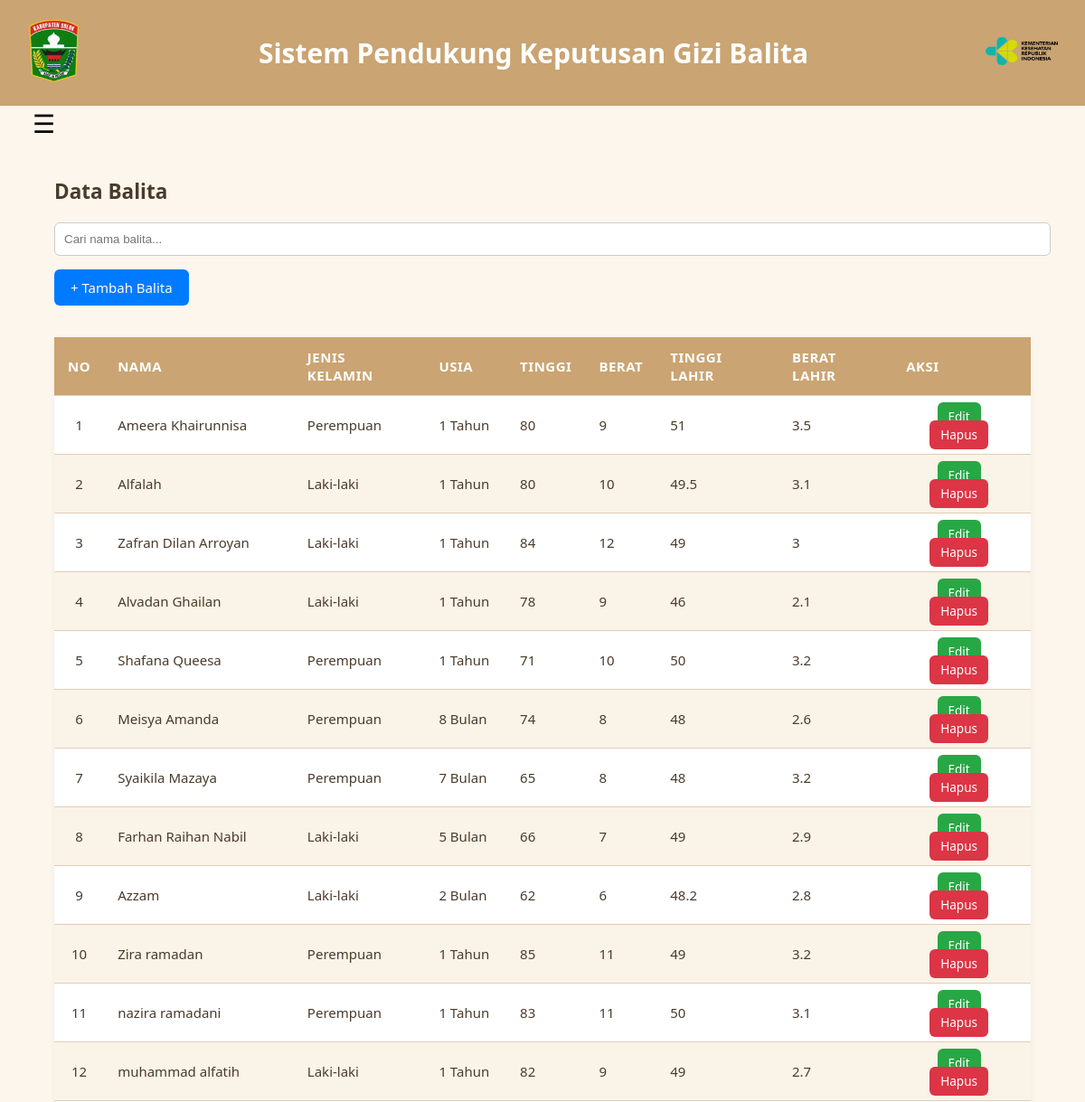
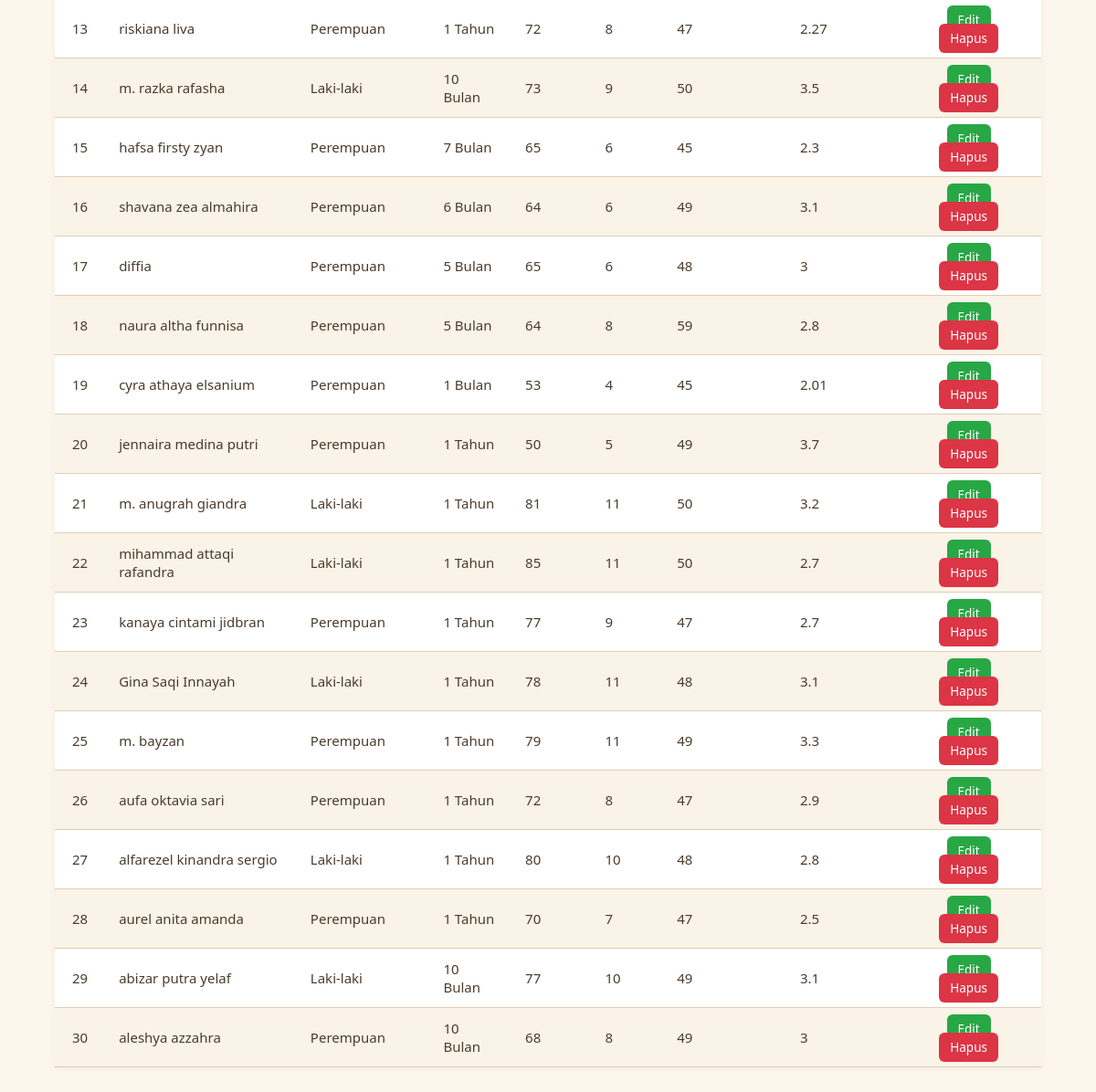
/balita.php (signed in), run on the app's committed database (2 pictures, top to bottom).
### tables this page shows
CREATE TABLE `tb_alternatif` (
  `id_alternatif` int(11) NOT NULL,
  `kode_alternatif` varchar(10) NOT NULL,
  `nama` varchar(100) DEFAULT NULL,
  `jenis_kelamin` varchar(50) NOT NULL,
  `usia_tahun` varchar(15) DEFAULT NULL,
  `tinggi` int(100) DEFAULT NULL,
  `berat` int(100) DEFAULT NULL,
  `tinggi_lahir` varchar(50) DEFAULT NULL,
  `berat_lahir` varchar(50) DEFAULT NULL
);

### balita.php (the view, shortened to what this page needs)
<?php
require 'koneksi.php';
$stmt = $pdo->query("SELECT * FROM tb_alternatif");
$data_alternatif = $stmt->fetchAll(PDO::FETCH_ASSOC);
?>
<!DOCTYPE html>
<html lang="id">
<head>
    <link rel="stylesheet" href="assets/styles.css">
</head>
<body>
     <header>
    <div class="logo">
        <img src="img/pus.png" alt="logo">
    </div>
    <h1>Sistem Pendukung Keputusan Gizi Balita</h1>
    <div class="logo2">
        <img src="img/logo_dinkes.png" alt="logo">
    </div>
    </header>
    <div class="container">
        <button class="hamburger">&#9776;</button>
        <main class="content">
            <div class="balita">
                <h2>Data Balita</h2>
                <input type="text" id="searchInput" onkeyup="searchTable()" placeholder="Cari nama balita...">
                <a href="tambah.php" class="add-btn">+ Tambah Balita</a>
                <table id="dataTable">
                    <thead>
                        <tr>
                            <th>No</th>
                            <th>Nama</th>
                            <th>Jenis Kelamin</th>
                            <th>Usia</th>
                            <th>Tinggi</th>
                            <th>Berat</th>
                            <th>Tinggi Lahir</th>
                            <th>Berat Lahir</th>
                            <th>Aksi</th>
                        </tr>
                    </thead>
                    <tbody>
                        <?php
                        $no = 1;
                        foreach ($data_alternatif as $row): ?>
                        <tr>
                            <td><?= $no++ ?></td>
                            <td><?= htmlspecialchars($row['nama']) ?></td>
                            <td><?= htmlspecialchars($row['jenis_kelamin']) ?></td>
                            <td><?= htmlspecialchars($row['usia_tahun']) ?></td>
                            <td><?= htmlspecialchars($row['tinggi']) ?></td>
                            <td><?= htmlspecialchars($row['berat']) ?></td>
                            <td><?= htmlspecialchars($row['tinggi_lahir']) ?></td>
                            <td><?= htmlspecialchars($row['berat_lahir']) ?></td>
                            <td class="action-buttons">
                                <a href="edit.php?id=<?= $row['kode_alternatif'] ?>" class="edit-btn">Edit</a>
                                <a href="hapus.php?id=<?= $row['kode_alternatif'] ?>&confirm=yes" class="delete-btn" onclick="return confirm('Yakin ingin menghapus?')">Hapus</a>
                            </td>
                        </tr>
                        <?php endforeach ?>
                    </tbody>
                </table>
            </div>
        </main>
    </div>
</body>
</html>

### assets/styles.css (style rules this page uses)
body { font-family: 'Segoe UI', Tahoma, Geneva, Verdana, sans-serif; font-size: 15px; margin: 0; padding: 0; background-color: #fdf6ec; color: #4a3b2c; }
header { background: #caa472; color: white; padding: 20px 30px; display: flex; align-items: center; justify-content: space-between; position: relative; }
header .logo img { width: 60px; height: auto; }
header .logo2 img { width: 80px; height: auto; }
header h1 { margin: 0; }
main { display: flex; align-items: center; gap: 40px; }
.container { display: flex; min-height: calc(100vh - 80px); }
.content, .balita { flex: 1; padding: 30px; }
.content1, .balita { flex: 1; padding: 30px; }
table { width: 100%; border-collapse: separate; border-spacing: 0; margin-top: 20px; background: white; border-radius: 10px; box-shadow: 0 2px 8px rgba(0,0,0,0.05); }
table th, table td { border-bottom: 1px solid #e0cdb6; padding: 12px 15px; text-align: left; }
table th { background-color: #caa472; color: white; text-transform: uppercase; letter-spacing: 0.5px; }
table tr:nth-child(even) { background-color: #faf3e7; }
table td:nth-child(1), table td:last-child { text-align: center; }
.action-buttons a { text-decoration: none; color: white; padding: 7px 12px; border-radius: 6px; margin-right: 6px; font-size: 0.9em; transition: background 0.3s, transform 0.2s; }
.edit-btn { background: #28a745; }
.delete-btn { background: #dc3545; }
.add-btn { display: inline-block; background: #007bff; color: white; padding: 10px 18px; border-radius: 6px; text-decoration: none; margin-bottom: 15px; transition: background 0.3s, transform 0.2s; }
#searchInput { padding: 10px; width: 100%; margin-bottom: 15px; border: 1px solid #ccc; border-radius: 6px; }
.hamburger { position: absolute; top: 120px; left: 30px; font-size: 28px; background: none; border: none; color: rgb(0, 0, 0); cursor: pointer; z-index: 1001; }
.container { display: flex; }

### data on the page
tb_alternatif: nama "Ameera Khairunnisa", jenis_kelamin "Perempuan", usia_tahun "1 Tahun", tinggi "80", berat "9", tinggi_lahir "51", berat_lahir "3.5"
tb_alternatif: nama "Alfalah", jenis_kelamin "Laki-laki", usia_tahun "1 Tahun", tinggi "80", berat "10", tinggi_lahir "49.5", berat_lahir "3.1"
tb_alternatif: nama "Zafran Dilan Arroyan", jenis_kelamin "Laki-laki", usia_tahun "1 Tahun", tinggi "84", berat "12", tinggi_lahir "49", berat_lahir "3"
tb_alternatif: nama "Alvadan Ghailan", jenis_kelamin "Laki-laki", usia_tahun "1 Tahun", tinggi "78", berat "9", tinggi_lahir "46", berat_lahir "2.1"
tb_alternatif: nama "Shafana Queesa", jenis_kelamin "Perempuan", usia_tahun "1 Tahun", tinggi "71", berat "10", tinggi_lahir "50", berat_lahir "3.2"
tb_alternatif: nama "Meisya Amanda", jenis_kelamin "Perempuan", usia_tahun "8 Bulan", tinggi "74", berat "8", tinggi_lahir "48", berat_lahir "2.6"
tb_alternatif: nama "Syaikila Mazaya", jenis_kelamin "Perempuan", usia_tahun "7 Bulan", tinggi "65", berat "8", tinggi_lahir "48", berat_lahir "3.2"
tb_alternatif: nama "Farhan Raihan Nabil", jenis_kelamin "Laki-laki", usia_tahun "5 Bulan", tinggi "66", berat "7", tinggi_lahir "49", berat_lahir "2.9"
tb_alternatif: nama "Azzam", jenis_kelamin "Laki-laki", usia_tahun "2 Bulan", tinggi "62", berat "6", tinggi_lahir "48.2", berat_lahir "2.8"
tb_alternatif: nama "Zira ramadan", jenis_kelamin "Perempuan", usia_tahun "1 Tahun", tinggi "85", berat "11", tinggi_lahir "49", berat_lahir "3.2"
tb_alternatif: nama "nazira ramadani", jenis_kelamin "Perempuan", usia_tahun "1 Tahun", tinggi "83", berat "11", tinggi_lahir "50", berat_lahir "3.1"
tb_alternatif: nama "muhammad alfatih", jenis_kelamin "Laki-laki", usia_tahun "1 Tahun", tinggi "82", berat "9", tinggi_lahir "49", berat_lahir "2.7"
tb_alternatif: nama "riskiana liva", jenis_kelamin "Perempuan", usia_tahun "1 Tahun", tinggi "72", berat "8", tinggi_lahir "47", berat_lahir "2.27"
tb_alternatif: nama "m. razka rafasha", jenis_kelamin "Laki-laki", usia_tahun "10 Bulan", tinggi "73", berat "9", tinggi_lahir "50", berat_lahir "3.5"
tb_alternatif: nama "hafsa firsty zyan", jenis_kelamin "Perempuan", usia_tahun "7 Bulan", tinggi "65", berat "6", tinggi_lahir "45", berat_lahir "2.3"
tb_alternatif: nama "shavana zea almahira", jenis_kelamin "Perempuan", usia_tahun "6 Bulan", tinggi "64", berat "6", tinggi_lahir "49", berat_lahir "3.1"
tb_alternatif: nama "diffia", jenis_kelamin "Perempuan", usia_tahun "5 Bulan", tinggi "65", berat "6", tinggi_lahir "48", berat_lahir "3"
tb_alternatif: nama "naura altha funnisa", jenis_kelamin "Perempuan", usia_tahun "5 Bulan", tinggi "64", berat "8", tinggi_lahir "59", berat_lahir "2.8"
tb_alternatif: nama "cyra athaya elsanium", jenis_kelamin "Perempuan", usia_tahun "1 Bulan", tinggi "53", berat "4", tinggi_lahir "45", berat_lahir "2.01"
tb_alternatif: nama "jennaira medina putri", jenis_kelamin "Perempuan", usia_tahun "1 Tahun", tinggi "50", berat "5", tinggi_lahir "49", berat_lahir "3.7"
tb_alternatif: nama "m. anugrah giandra", jenis_kelamin "Laki-laki", usia_tahun "1 Tahun", tinggi "81", berat "11", tinggi_lahir "50", berat_lahir "3.2"
tb_alternatif: nama "mihammad attaqi rafandra", jenis_kelamin "Laki-laki", usia_tahun "1 Tahun", tinggi "85", berat "11", tinggi_lahir "50", berat_lahir "2.7"
tb_alternatif: nama "kanaya cintami jidbran", jenis_kelamin "Perempuan", usia_tahun "1 Tahun", tinggi "77", berat "9", tinggi_lahir "47", berat_lahir "2.7"
tb_alternatif: nama "Gina Saqi Innayah", jenis_kelamin "Laki-laki", usia_tahun "1 Tahun", tinggi "78", berat "11", tinggi_lahir "48", berat_lahir "3.1"
tb_alternatif: nama "m. bayzan", jenis_kelamin "Perempuan", usia_tahun "1 Tahun", tinggi "79", berat "11", tinggi_lahir "49", berat_lahir "3.3"
tb_alternatif: nama "aufa oktavia sari", jenis_kelamin "Perempuan", usia_tahun "1 Tahun", tinggi "72", berat "8", tinggi_lahir "47", berat_lahir "2.9"
tb_alternatif: nama "alfarezel kinandra sergio", jenis_kelamin "Laki-laki", usia_tahun "1 Tahun", tinggi "80", berat "10", tinggi_lahir "48", berat_lahir "2.8"
tb_alternatif: nama "aurel anita amanda", jenis_kelamin "Perempuan", usia_tahun "1 Tahun", tinggi "70", berat "7", tinggi_lahir "47", berat_lahir "2.5"
tb_alternatif: nama "abizar putra yelaf", jenis_kelamin "Laki-laki", usia_tahun "10 Bulan", tinggi "77", berat "10", tinggi_lahir "49", berat_lahir "3.1"
tb_alternatif: nama "aleshya azzahra", jenis_kelamin "Perempuan", usia_tahun "10 Bulan", tinggi "68", berat "8", tinggi_lahir "49", berat_lahir "3"
